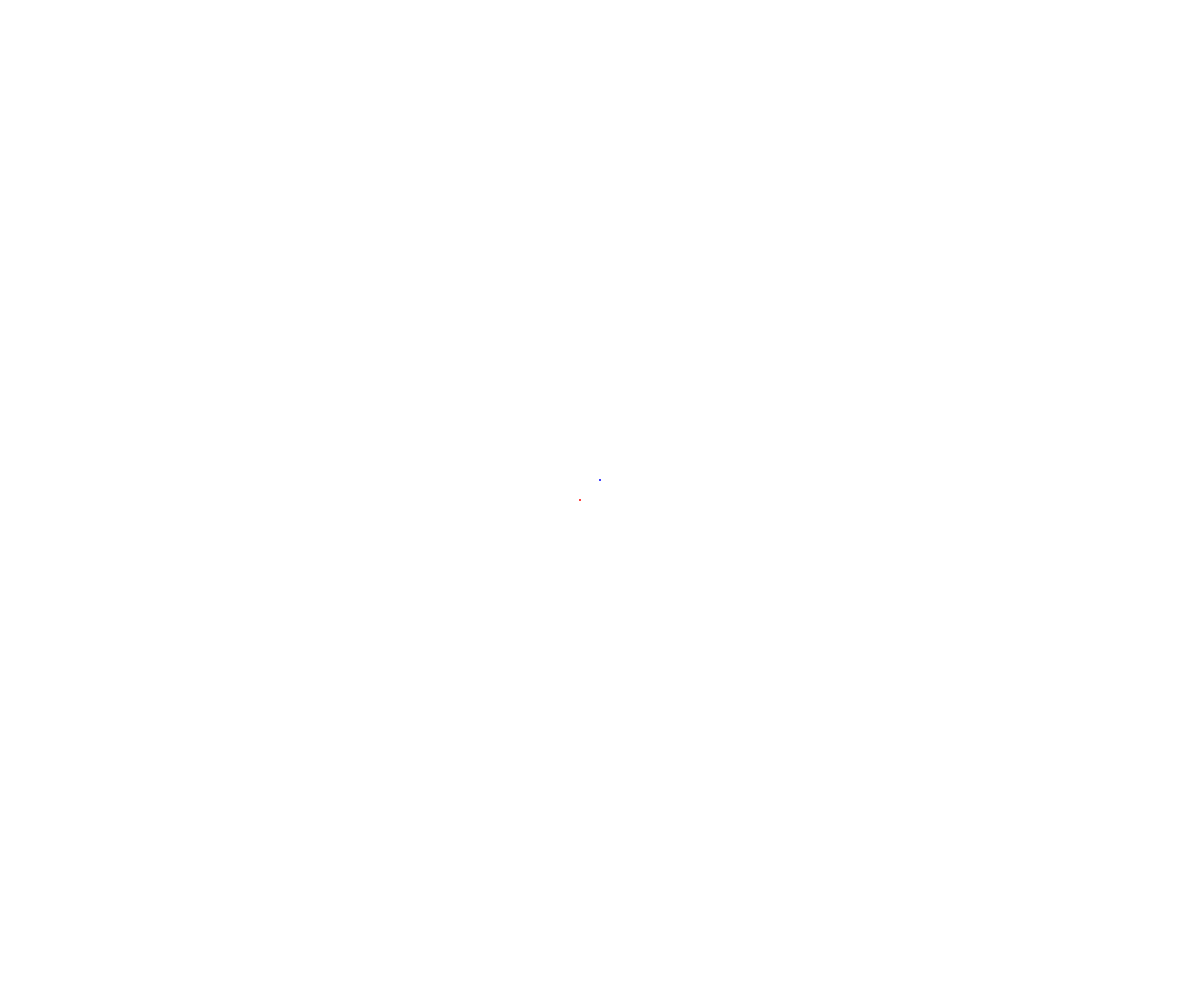
Frame 1 (no input)
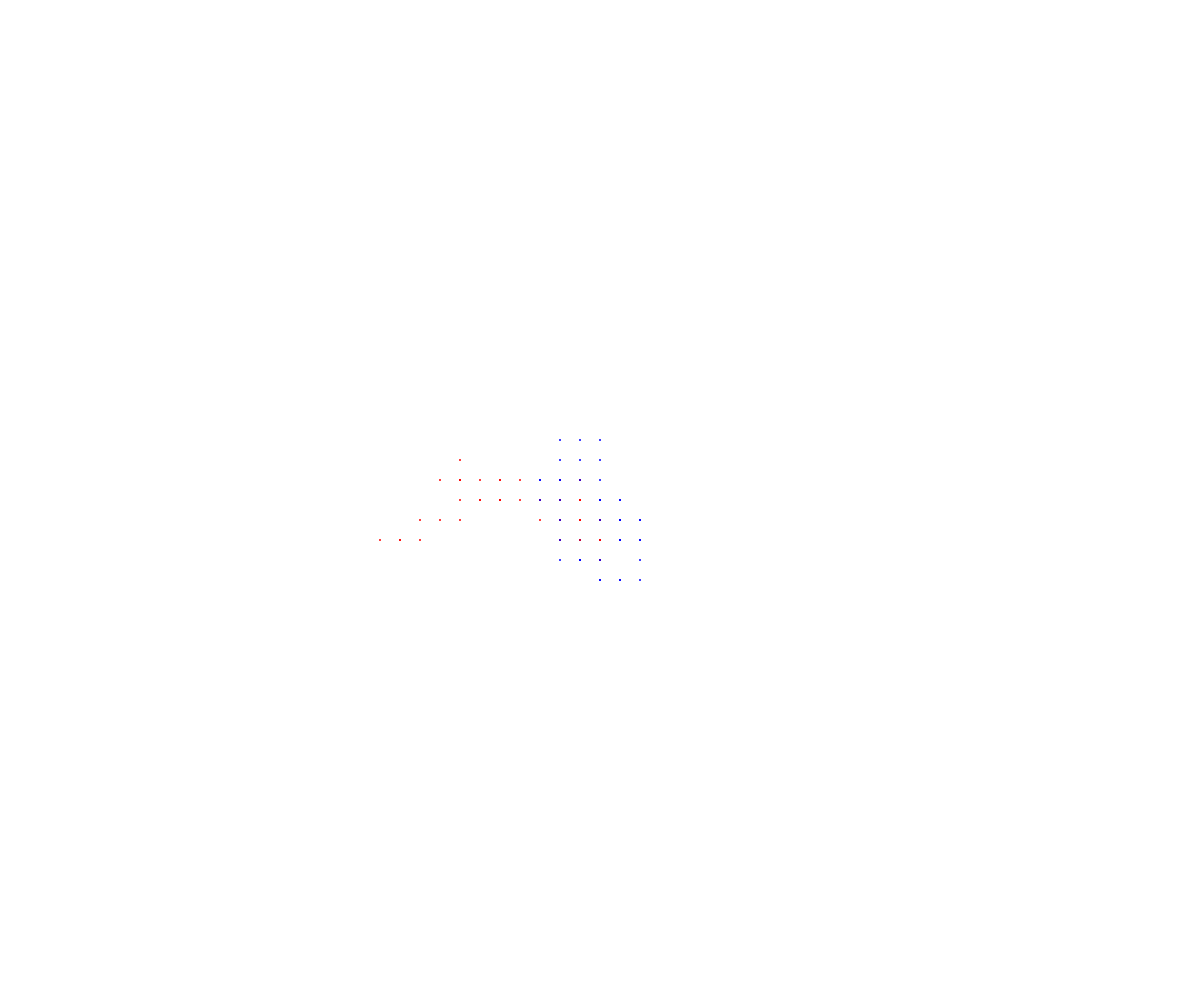
Frame 60 (no input)
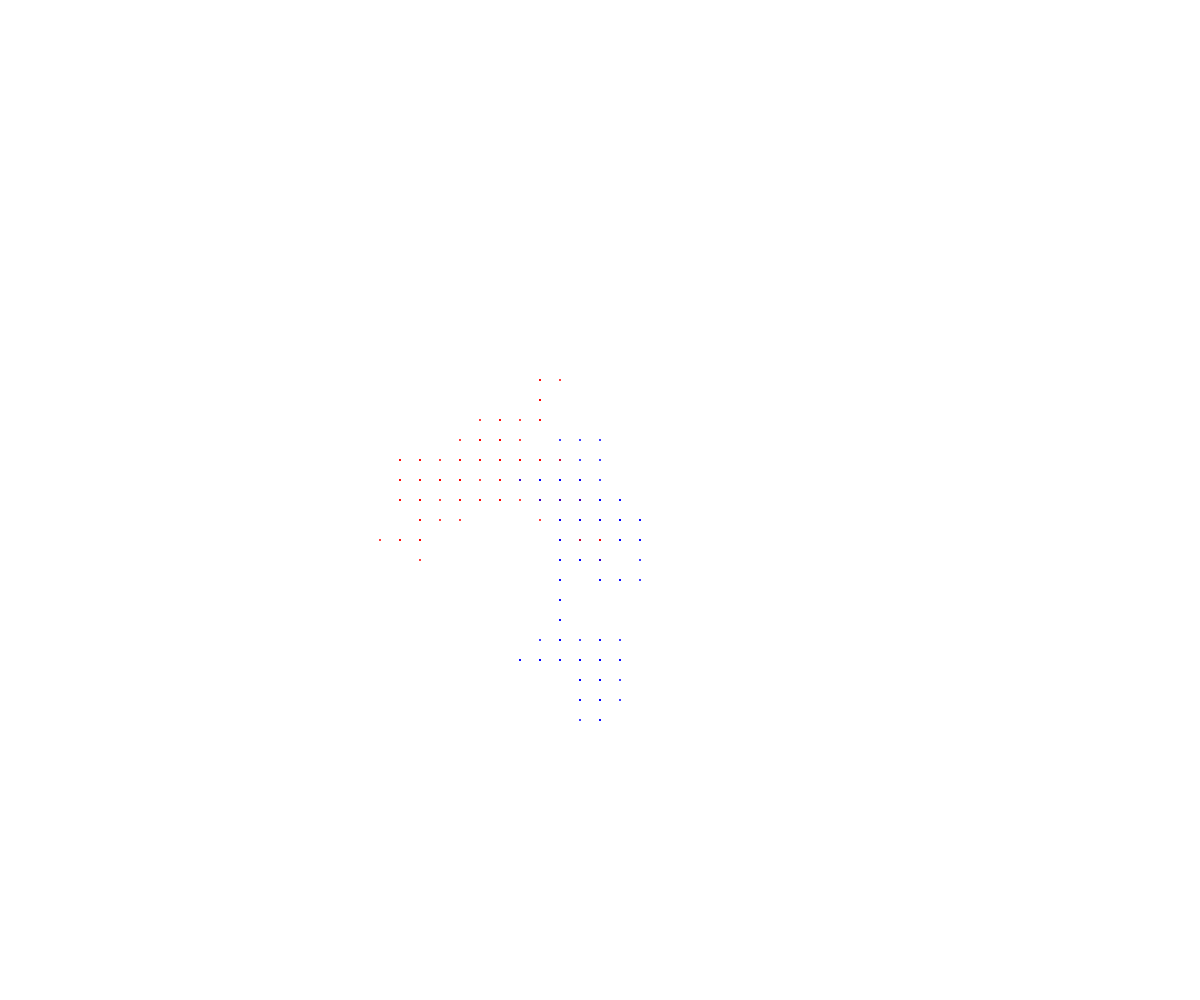
Frame 120 (the mouse pressed at the canvas centre since frame 60)

The p5.js sketch that drew these frames (run headless with seeded random() and noise() and a simulated clock; from frame 60 on, the mouse is pressed at the canvas centre):

// p5.js sketch
// ── sketch.js
// Walker OOP Demo
// Asir Ratnani
// November 13, 2018
//
// Extra for Experts:
// - describe what you did to take this project "above and beyond"

class Walker {
  constructor() {
    this.x = width / 2;
    this.y = height / 2;
    this.color = "red";
    this.speed = 20;
  }
  display() {
    fill(this.color);
    noStroke();
    ellipse(this.x,this.y,2,2);
  }

  move () {
    let choice = random(100);
    if (choice < 25) {
      // up 
      this.y -= this.speed;
    }
    else if (choice < 50) {
      // down
      this.y += this.speed;
    }
    else if (choice < 75) {
      // left
      this.x -= this.speed;
    }
    else {
      //right
      this.x += this.speed;
    }
  }
}

let me;
let notme;

function setup() {
  createCanvas(windowWidth, windowHeight);
  me = new Walker();
  notme = new Walker();

  notme.color = "blue";
}

function draw() {

  me.move();
  notme.move();

  me.display();
  notme.display();
}
